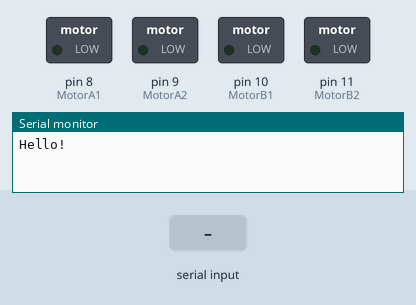
Recording of a sketch running on a simulated Arduino Uno, built with avr-gcc and run on an emulated ATmega328P. On the bench: switched loads named in the sketch (green lamp = pin HIGH), the last lines printed to the serial monitor. Inputs (shaded band) come from the test bench.

Above: at 1.2 s.
1.3 s: "f" received over the second serial link
At 1.6 s:
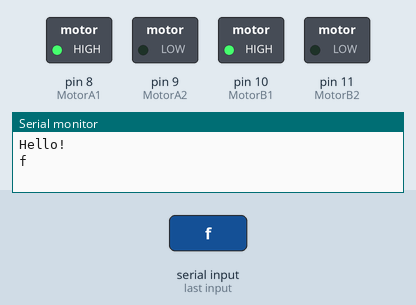
2.8 s: "b" received over the second serial link
At 3.9 s:
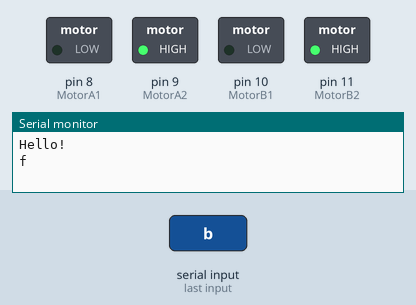
4.3 s: "l" received over the second serial link
At 5.0 s:
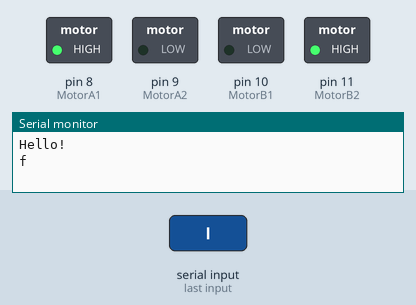
5.8 s: "r" received over the second serial link
At 6.2 s:
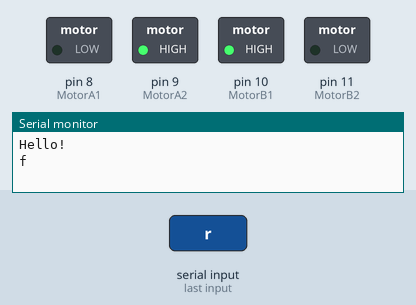
7.3 s: "s" received over the second serial link
At 8.5 s:
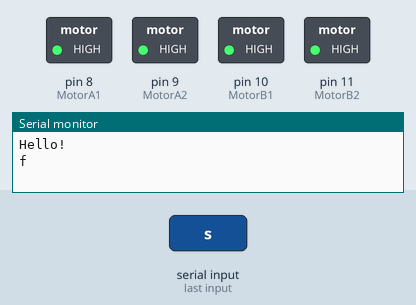
Timing chart, 0 to 9.8 s (numbered marks = the images above; inputs shaded):
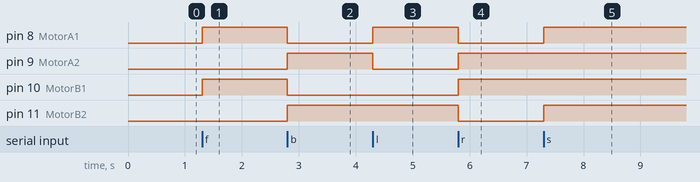

The sketch:

sketch_jun06a.ino
```cpp
#include <SoftwareSerial.h>

SoftwareSerial BTSerial(4, 5); // 소프트웨어 시리얼 (TX,RX)

int MotorA1 = 8;
int MotorA2 = 9;
int MotorB1 = 10;
int MotorB2 = 11;

void setup() {
  pinMode(MotorA1, OUTPUT);
  pinMode(MotorA2, OUTPUT);
  pinMode(MotorB1, OUTPUT);
  pinMode(MotorB2, OUTPUT);
  Serial.begin(9600);
  Serial.println("Hello!");
  BTSerial.begin(9600);
}

void loop() {
  char command = (char)BTSerial.read();
  if (command == 'f')
  {
    Serial.println('f');
    digitalWrite(MotorA1, HIGH);
    digitalWrite(MotorB1, HIGH);
    digitalWrite(MotorA2, LOW);
    digitalWrite(MotorB2, LOW);
  }
  else  if (command == 'b')
  {
    digitalWrite(MotorA2, HIGH);
    digitalWrite(MotorB2, HIGH);
    digitalWrite(MotorA1, LOW);
    digitalWrite(MotorB1, LOW);
  }
  else  if (command == 'l')
  {
    digitalWrite(MotorA1, HIGH);
    digitalWrite(MotorB2, HIGH);
    digitalWrite(MotorA2, LOW);
    digitalWrite(MotorB1, LOW);
  }
  else  if (command == 'r')
  {
    digitalWrite(MotorA2, HIGH);
    digitalWrite(MotorB1, HIGH);
    digitalWrite(MotorA1, LOW);
    digitalWrite(MotorB2, LOW);
  }
  else if (command == 's')
  {
    digitalWrite(MotorA1, HIGH);
    digitalWrite(MotorB1, HIGH);
    digitalWrite(MotorA2, HIGH);
    digitalWrite(MotorB2, HIGH);
  }
}
```

Measured:
- after the input at 1.3 s, pin 8 (MotorA1), pin 10 (MotorB1): LOW → HIGH at once
- after the input at 2.8 s, pin 8 (MotorA1), pin 10 (MotorB1): HIGH → LOW at once; pin 9 (MotorA2), pin 11 (MotorB2): LOW → HIGH at once
- after the input at 4.3 s, pin 8 (MotorA1): LOW → HIGH at once; pin 9 (MotorA2): HIGH → LOW at once
- after the input at 5.8 s, pin 8 (MotorA1), pin 11 (MotorB2): HIGH → LOW at once; pin 9 (MotorA2), pin 10 (MotorB1): LOW → HIGH at once
- after the input at 7.3 s, pin 8 (MotorA1), pin 11 (MotorB2): LOW → HIGH at once
